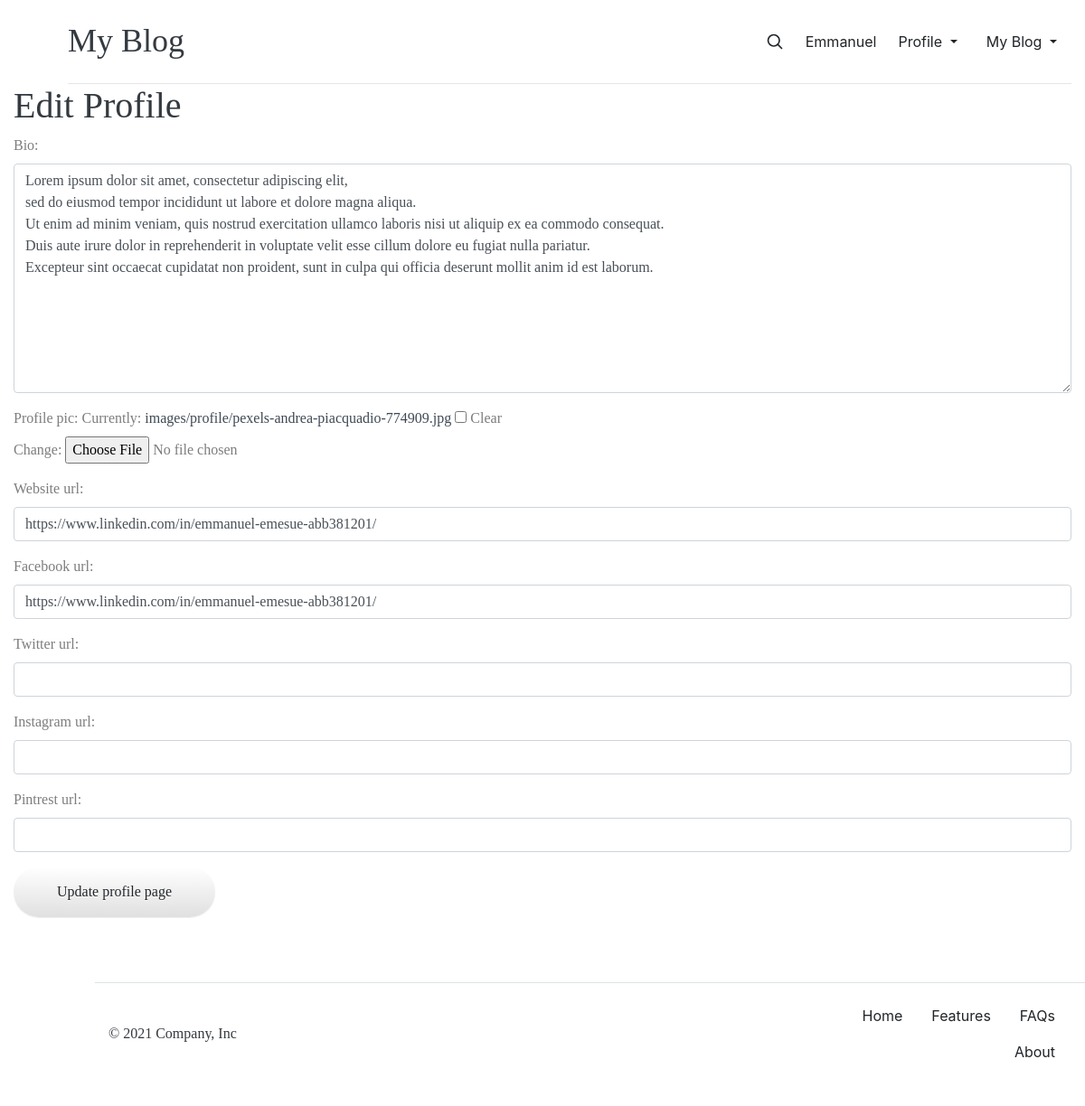
Page /member/2/edit_profile_page/ (signed in) on the committed database.
### blog/models.py (models this page shows, shortened)
class Profile(models.Model):
    user = models.OneToOneField(User, null=True,on_delete=models.CASCADE)
    bio = models.TextField()
    profile_pic = models.ImageField(null=True, blank=True, upload_to="images/profile/")
    website_url = models.CharField(max_length=200,null=True, blank=True)
    facebook_url = models.CharField(max_length=200,null=True, blank=True)
    twitter_url = models.CharField(max_length=200,null=True, blank=True)
    instagram_url = models.CharField(max_length=200,null=True, blank=True)
    pintrest_url = models.CharField(max_length=200,null=True, blank=True)
    create_date = models.DateTimeField(default=timezone.now)

### member/views.py (the view)
# urls.py: path('<int:pk>/edit_profile_page/', EditProfilePageView.as_view(),name="edit_profile_page"),
class EditProfilePageView(generic.UpdateView):
    form_class = ProfilePageForm
    model = Profile
    template_name = 'registration/edit_profile_page.html'
    success_url = reverse_lazy('login')

### member/forms.py
class ProfilePageForm(forms.ModelForm):
    class Meta:
        model = Profile
        fields = ('bio','profile_pic','website_url','facebook_url','twitter_url','instagram_url','pintrest_url')
        widgets = {
            'bio':forms.Textarea(attrs={'class':'form-control','Placeholder':'Tell us about yourself'}),
            'website_url':forms.TextInput(attrs={'class':'form-control'}),
            'facebook_url':forms.TextInput(attrs={'class':'form-control'}),
            'twitter_url':forms.TextInput(attrs={'class':'form-control'}),
            'instagram_url':forms.TextInput(attrs={'class':'form-control'}),
            'pintrest_url':forms.TextInput(attrs={'class':'form-control'}),
        }

### member/templates/registration/edit_profile_page.html (shortened to what this page needs)
{% extends 'blog/base.html' %}
{% block content %}
{% if user.is_authenticated %}
    {% if user.id == profile.user.id %}
        <h1 class="text-dark">Edit Profile</h1>
        <form class="post-form" method="POST" enctype="multipart/form-data">
            {{form.as_p}}
            <button type="submit" class="save btn btn-default">Update profile page</button>
        </form>
    {% else %}
        <h3>You are not allowed here go back to <a class='nav-link link-light' href="{% url 'login' %}" >Login</a> page</h3>
    {% endif %}
{% else %}
    <h3>You are not the correct user, go back to <a class='nav-link link-light' href="{% url 'login' %}" >Login</a> page</h3>
{% endif %}
<div class="container-fluid">
    {% include 'blog/footer.html' %}
</div>
{% endblock %}

### blog/templates/blog/base.html (shortened to what this page needs)
{% load static %}
<!DOCTYPE html>
<html>
    <head>
        <link href="https://cdn.jsdelivr.net/npm/bootstrap@5.1.3/dist/css/bootstrap.min.css" rel="stylesheet">
        <link rel="stylesheet" href="{% static "css/bootstrap/css/bootstrap.min.css"%}">
        <link rel="stylesheet" href="https://maxcdn.bootstrapcdn.com/bootstrap/3.3.7/css/bootstrap-theme.min.css">
        <link rel="stylesheet" href="//cdn.jsdelivr.net/medium-editor/latest/css/medium-editor.min.css" type="text/css" media="screen" charset="utf-8">
        <link rel="stylesheet" type="text/css" href="{% static 'css/blog.css' %}">
        <link rel="stylesheet" href="{% static 'css/Style.css' %}">
        <link rel="stylesheet" type="text/css" href="{% static 'css\fontawesome\css\all.css' %}">
        <link rel="stylesheet" href="{% static 'css/owl.carousel.min.css' %}">
        <link rel="stylesheet" href="{% static 'css/owl.theme.default.min.css' %}">
        <link rel="stylesheet" href="{% static 'css\aos.css' %}">
<body >
<div class="container">
    <header class="blog-header py-3 ">
      <div class="row flex-nowrap justify-content-between align-items-center">
        <div class="col-4 pt-1">
          <h1><a class="blog-header-logo text-dark" href="{% url 'post_list'%}">My Blog</a></h1>
        </div>
        <div class="col-4 d-flex justify-content-end align-items-center">
          <a class="link-dark" href="#" aria-label="Search">
            <svg xmlns="http://www.w3.org/2000/svg" width="20" height="20" fill="none" stroke="currentColor" stroke-linecap="round" stroke-linejoin="round" stroke-width="2" class="mx-3" role="img" viewBox="0 0 24 24"><title>Search</title><circle cx="10.5" cy="10.5" r="7.5"/><path d="M21 21l-5.2-5.2"/></svg>
          </a>
          {% if user.is_authenticated %}
            <a class="p-2 link-dark"> {{ user.username }}</a>
            <a class="nav-item dropdown">
                <a class="nav-link dropdown-toggle link-dark" href="#" id="navbarDropdown" role="button" data-bs-toggle="dropdown" aria-expanded="false">
                Profile
                </a>
            </a>
            <a class="nav-item dropdown">
                <a class="nav-link dropdown-toggle link-dark" href="#" id="navbarDropdown" role="button" data-bs-toggle="dropdown" aria-expanded="false">
                    My Blog
                </a>
            </a>
          {% else %}
                <a class="nav-link link-dark" href="{% url 'register' %}">Register</a>
                <a class="nav-link link-dark" href="{% url 'login' %}">Login</a>
          {% endif %}
        </div>
      </div>
    </header>
  </div>
  <main class="container-fluid">
    {% block content %}
    {% endblock %}
  </main>
</body>
</html>

### blog/static/css/blog.css (style rules this page uses)
.blog-header { line-height: 1; border-bottom: 1px solid #e5e5e5; }
.blog-header-logo { font-family: "Playfair Display", Georgia, "Times New Roman", serif; font-size: 2.25rem; }
h1, h2, h3, h4, h5, h6 { font-family: "Playfair Display", Georgia, "Times New Roman", serif; }

### blog/static/css/Style.css (style rules this page uses)
html, body { margin: 0%; box-sizing: border-box; overflow-x: hidden; }
:root { --text-gray: #3f4954; --text-light : #686666da; --bg-color: #0f0f0f; --white: #ffffff; --midnight: #104f55; --sky: linear-gradient(120deg, #a1c4fd 0%, #c2e9fb 100%); --Abel: 'Abel', cursive; --Anton: 'Anton', cursive; --Josefin : 'Josefin', cursive; --Lexend: 'Lexend', cursive; --Livvic : 'Livvic', cursive; }
a { text-decoration: none; color: var(--text-gray); }
h1 { font-family: var(--Lexend); font-size: 2.5rem; }
button.btn { border: none; border-radius: 2rem; padding: 1rem 3rem; font-size: 1rem; font-family: var(--Livvic); cursor: pointer; }
.container { margin: 0 5vw; }
p { font-family: var(--Lexend); color: var(--text-light); }

### rows in the picture
Profile: bio "Lorem ipsum dolor sit amet, consectetur adipiscing elit, sed do eiusmod tempor incididunt ut labore et dolore magna aliqua. Ut enim ad minim veniam, quis nostrud exercitation ullamco laboris nisi ut aliquip ex ea commodo consequat. Duis aute irure dolor in reprehenderit in voluptate velit esse cillum dolore eu fugiat nulla pariatur. Excepteur sint occaecat cupidatat non proident, sunt in culpa qui officia deserunt mollit anim id est laborum.", website_url "https://www.linkedin.com/in/emmanuel-emesue-abb381201/", facebook_url "https://www.linkedin.com/in/emmanuel-emesue-abb381201/"

### other values in the picture
{{ user.username }} "Emmanuel"
